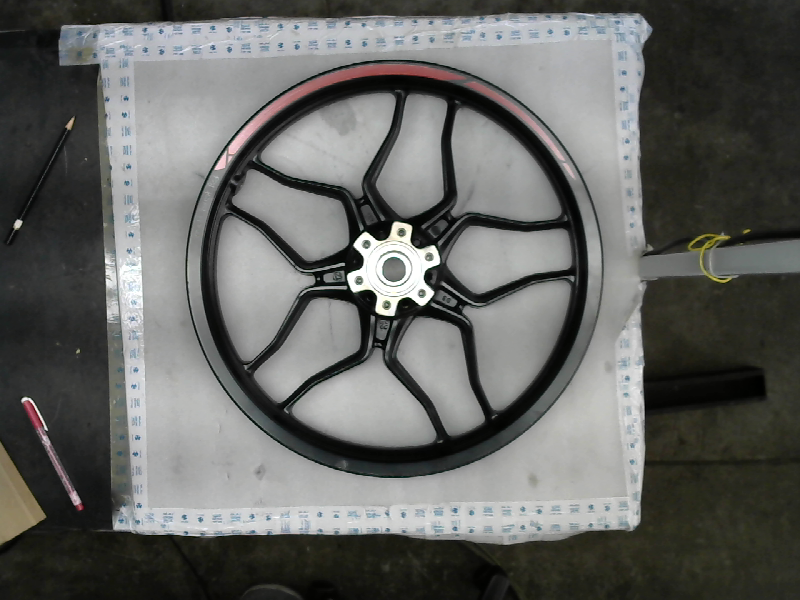
#> input picture tempimg_mattred.png, 800 x 600 px, found by its file name
$ jupyter execute sample.ipynb
#> lines starting #> are read from the running program, lines starting #| are printed output that depends on the picture
[cell 1]
from matplotlib import pyplot as plt
import cv2 as cv
img=cv.imread(r"C:\Users\asannidhi\Desktop\tempimg_mattred.png")
#> img is the input picture: shape (600, 800, 3); mean B, G, R 97.3, 100, 99.2
plt.imshow(img)
h,w = img.shape[:2]
#> h = 600; w = 800
print(h,w)
#| 600 800

[cell 2]
crop=img[50:480,180:610]
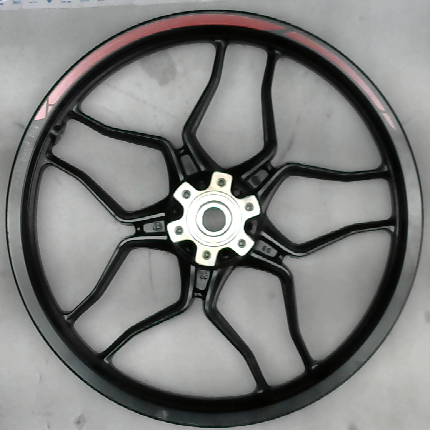
#> crop: shape (430, 430, 3); mean B, G, R 125.7, 126.8, 126.4
